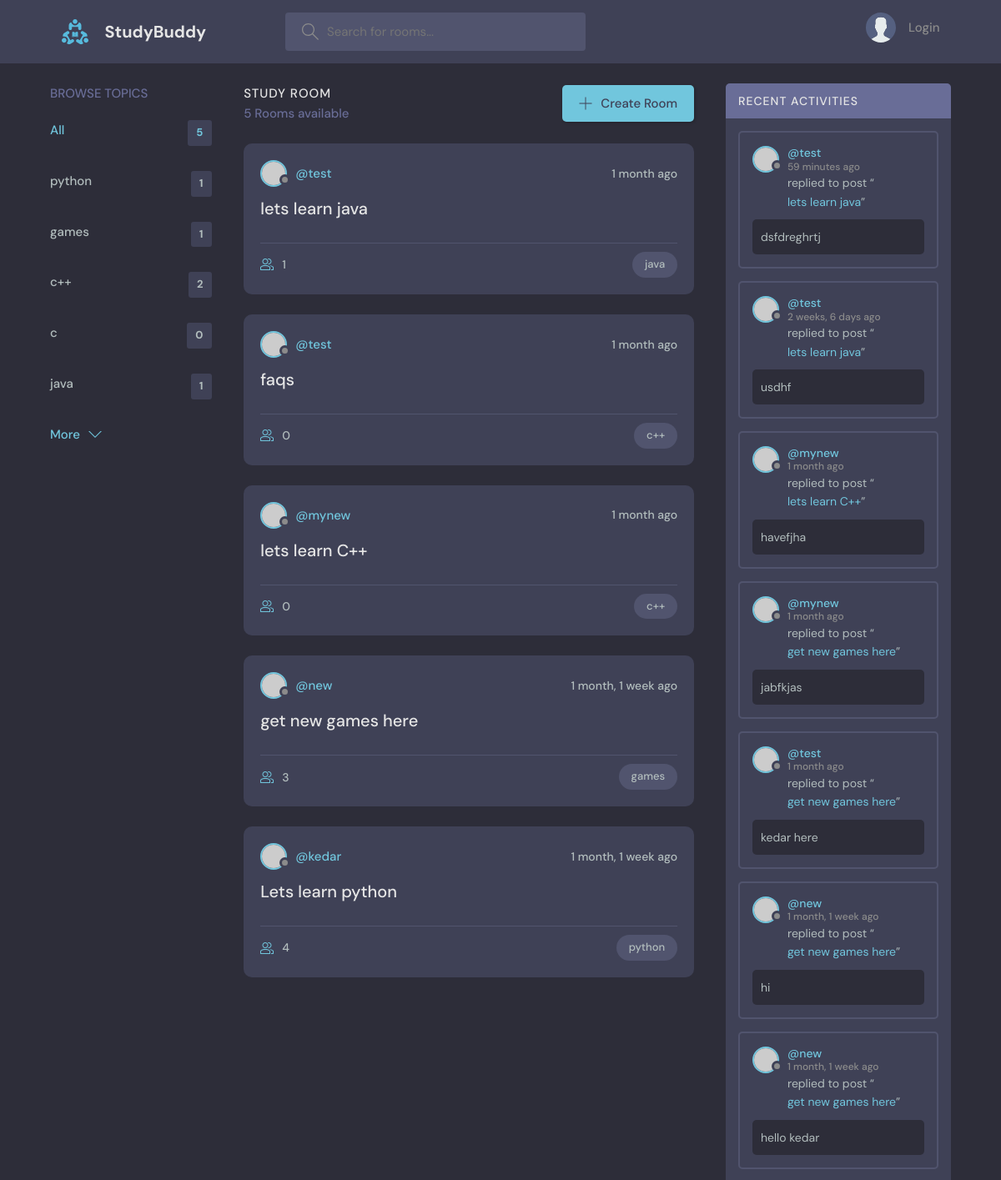
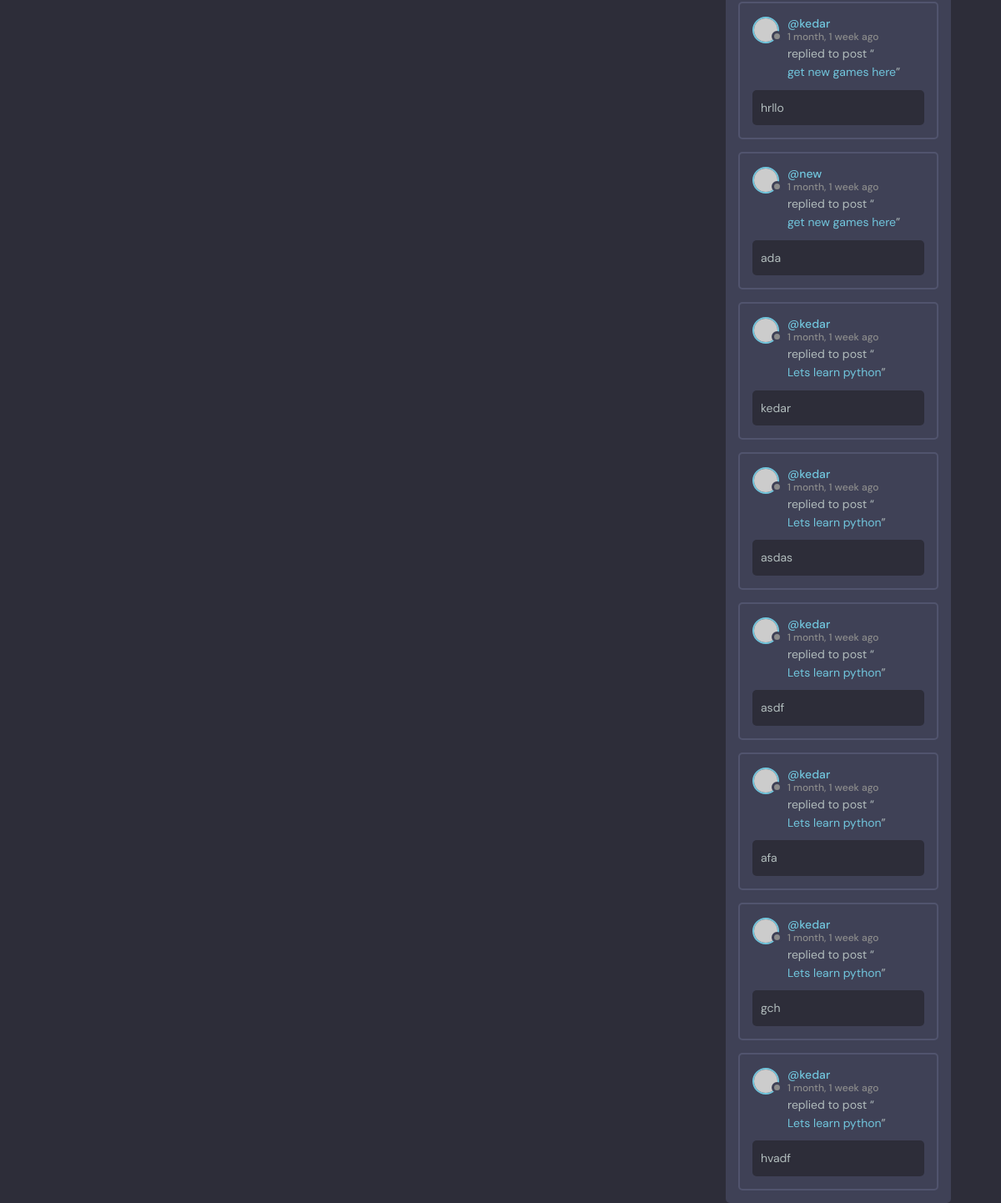
The page / on the database its author committed (2 pictures, top to bottom).
### base/models.py (models this page shows, shortened)
class Topic(models.Model):
    name = models.CharField(max_length=200)

class Room(models.Model):
    host = models.ForeignKey(User,on_delete=models.SET_NULL, null=True)
    topic = models.ForeignKey(Topic,on_delete=models.SET_NULL, null=True)
    name = models.CharField(max_length=200, unique=True)
    description = models.TextField(null=True, blank=True)
    participants = models.ManyToManyField(User, related_name='participants', blank=True)
    requesters = models.ManyToManyField(User, related_name='requesters', blank=True)
    updated = models.DateTimeField(auto_now=True)
    created = models.DateTimeField(auto_now_add=True)
    class Meta:
        ordering = ['-updated', '-created']
    def __str__(self):
        return self.name

class Message(models.Model):
    user = models.ForeignKey(User, on_delete=models.CASCADE)
    room = models.ForeignKey(Room,on_delete=models.CASCADE)
    body = models.TextField()
    updated = models.DateTimeField(auto_now=True)
    created = models.DateTimeField(auto_now_add=True)
    class Meta:
        ordering = ['-updated', '-created']

### base/views.py (the view)
# urls.py: path('', views.home, name="home"),
def home(request):
    q = request.GET.get('q') if request.GET.get('q') != None else ''
    rooms = Room.objects.filter(
        Q(topic__name__icontains=q) |
        Q(name__icontains=q) |
        Q(description__icontains=q)
        )
    topics = Topic.objects.all()
    room_count = rooms.count()
    room_messages = Message.objects.filter(Q(room__topic__name__icontains=q))
    context = {'rooms': rooms, 'topics': topics, 'room_count': room_count,
                'room_messages': room_messages}
    return render(request, 'base/home.html',context)

### base/templates/base/home.html (shortened to what this page needs)
{% extends 'main.html' %}
{% block content %}
<main class="layout layout--3">
  <div class="container">
    {% include 'base/topics_component.html' %}
    <div class="roomList">
      <div class="roomList__header">
        <div>
          <h2>Study Room</h2>
          <p>{{room_count}} Rooms available</p>
        </div>
        <a class="btn btn--main" href="{% url 'create-room' %}">
          <svg version="1.1" xmlns="http://www.w3.org/2000/svg" width="32" height="32" viewBox="0 0 32 32">
            <title>add</title>
            <path
              d="M16.943 0.943h-1.885v14.115h-14.115v1.885h14.115v14.115h1.885v-14.115h14.115v-1.885h-14.115v-14.115z">
            </path>
          </svg>
          Create Room
        </a>
      </div>
      {% include 'base/feed_component.html' %}
    </div>
    {% include 'base/activity_component.html' %}
  </div>
</main>
{% endblock content %}

### base/templates/base/topics_component.html
<div class="topics">
  <div class="topics__header">
    <h2>Browse Topics</h2>
  </div>
  <ul class="topics__list">
    <li>
      <a href="{% url 'home' %}" class="active">All <span>{{ topics.count }}</span></a>
    </li>
    {% for topic in topics %}
    <li>
      <a href="{% url 'home' %}?q={{topic.name}}">{{topic.name}} <span>{{ topic.room_set.all.count }}</span></a>
    </li>
    {% endfor %}
  </ul>
  <a class="btn btn--link" href="topics.html">
    More
    <svg version="1.1" xmlns="http://www.w3.org/2000/svg" width="32" height="32" viewBox="0 0 32 32">
      <title>chevron-down</title>
      <path d="M16 21l-13-13h-3l16 16 16-16h-3l-13 13z"></path>
    </svg>
  </a>
</div>

### base/templates/base/feed_component.html (shortened to what this page needs)
{% for room in rooms %}
<div class="roomListRoom">
  <div class="roomListRoom__header">
    <a href="{% url 'user-profile' room.host.id %}" class="roomListRoom__author">
      <div class="avatar avatar--small">
        <img src="https://randomuser.me/api/portraits/women/11.jpg" />
      </div>
      <span>@{{room.host.username}}</span>
    </a>
    <div class="roomListRoom__actions">
      <span>{{room.created|timesince}} ago</span>
    </div>
  </div>
  <div class="roomListRoom__content">
    <a href="{% url 'room' room.id %}">{{room.name}}</a>
  </div>
  <div class="roomListRoom__meta">
    <a href="{% url 'room' room.id %}" class="roomListRoom__joined">
      {{room.participants.all.count}}
    </a>
    <p class="roomListRoom__topic">{{ room.topic.name }}</p>
  </div>
</div>
{% endfor %}

### base/templates/base/activity_component.html (shortened to what this page needs)
<div class="activities">
  <div class="activities__header">
    <h2>Recent Activities</h2>
  </div>
  {% for message in room_messages %}
  <div class="activities__box">
    <div class="activities__boxHeader roomListRoom__header">
      <a href="{% url 'user-profile' message.user.id %}" class="roomListRoom__author">
        <div class="avatar avatar--small">
          <img src="https://randomuser.me/api/portraits/women/11.jpg" />
        </div>
        <p>
          @{{ message.user }}
          <span>{{ message.created|timesince }} ago</span>
        </p>
      </a>
    </div>
    <div class="activities__boxContent">
      <p>replied to post “<a href="{% url 'room' message.room.id %}">{{message.room}}</a>”</p>
      <div class="activities__boxRoomContent">
        {{message.body}}
      </div>
    </div>
  </div>
  {% endfor %}
</div>

### rows shown on the page
Topic: name "python", room_set.all.count "1"
Topic: name "games", room_set.all.count "1"
Topic: name "c++", room_set.all.count "2"
Topic: name "c", room_set.all.count "0"
Topic: name "java", room_set.all.count "1"
Room: host.username "test", created "1 month", name "lets learn java", participants.all.count "1", topic.name "java"
Room: host.username "test", created "1 month", name "faqs", participants.all.count "0", topic.name "c++"
Room: host.username "mynew", created "1 month", name "lets learn C++", participants.all.count "0", topic.name "c++"
Room: host.username "new", created "1 month, 1 week", name "get new games here", participants.all.count "3", topic.name "games"
Room: host.username "kedar", created "1 month, 1 week", name "Lets learn python", participants.all.count "4", topic.name "python"
Message: user "test", created "59 minutes", room "lets learn java", body "dsfdreghrtj"
Message: user "test", created "2 weeks, 6 days", room "lets learn java", body "usdhf"
Message: user "mynew", created "1 month", room "lets learn C++", body "havefjha"
Message: user "mynew", created "1 month", room "get new games here", body "jabfkjas"
Message: user "test", created "1 month", room "get new games here", body "kedar here"
Message: user "new", created "1 month, 1 week", room "get new games here", body "hi"
Message: user "new", created "1 month, 1 week", room "get new games here", body "hello kedar"
Message: user "kedar", created "1 month, 1 week", room "get new games here", body "hrllo"
Message: user "new", created "1 month, 1 week", room "get new games here", body "ada"
Message: user "kedar", created "1 month, 1 week", room "Lets learn python", body "kedar"
Message: user "kedar", created "1 month, 1 week", room "Lets learn python", body "asdas"
Message: user "kedar", created "1 month, 1 week", room "Lets learn python", body "asdf"
Message: user "kedar", created "1 month, 1 week", room "Lets learn python", body "afa"
Message: user "kedar", created "1 month, 1 week", room "Lets learn python", body "gch"
Message: user "kedar", created "1 month, 1 week", room "Lets learn python", body "hvadf"

### other values the page prints
{{ topics.count }} "5"
{{ room_count }} "5"
